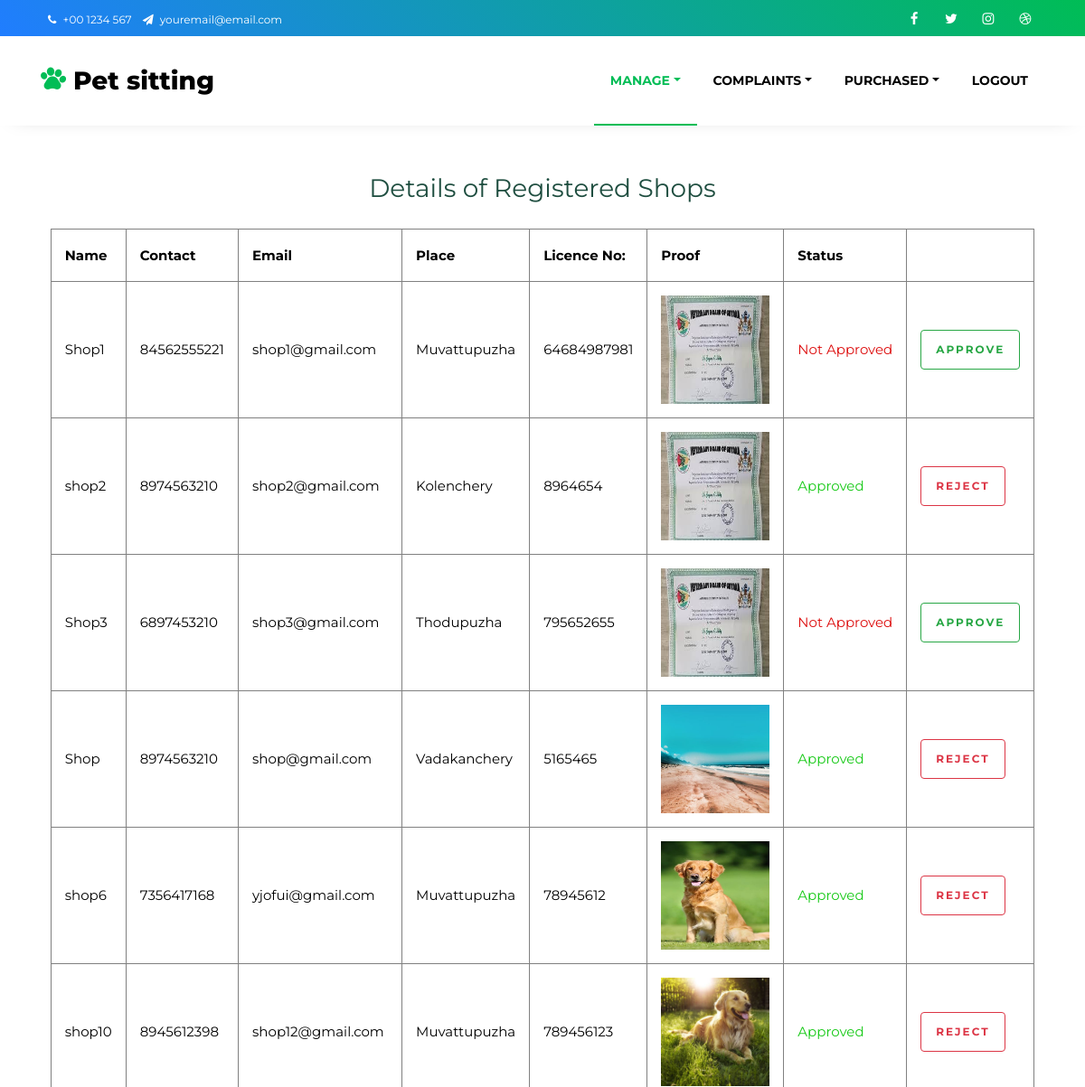
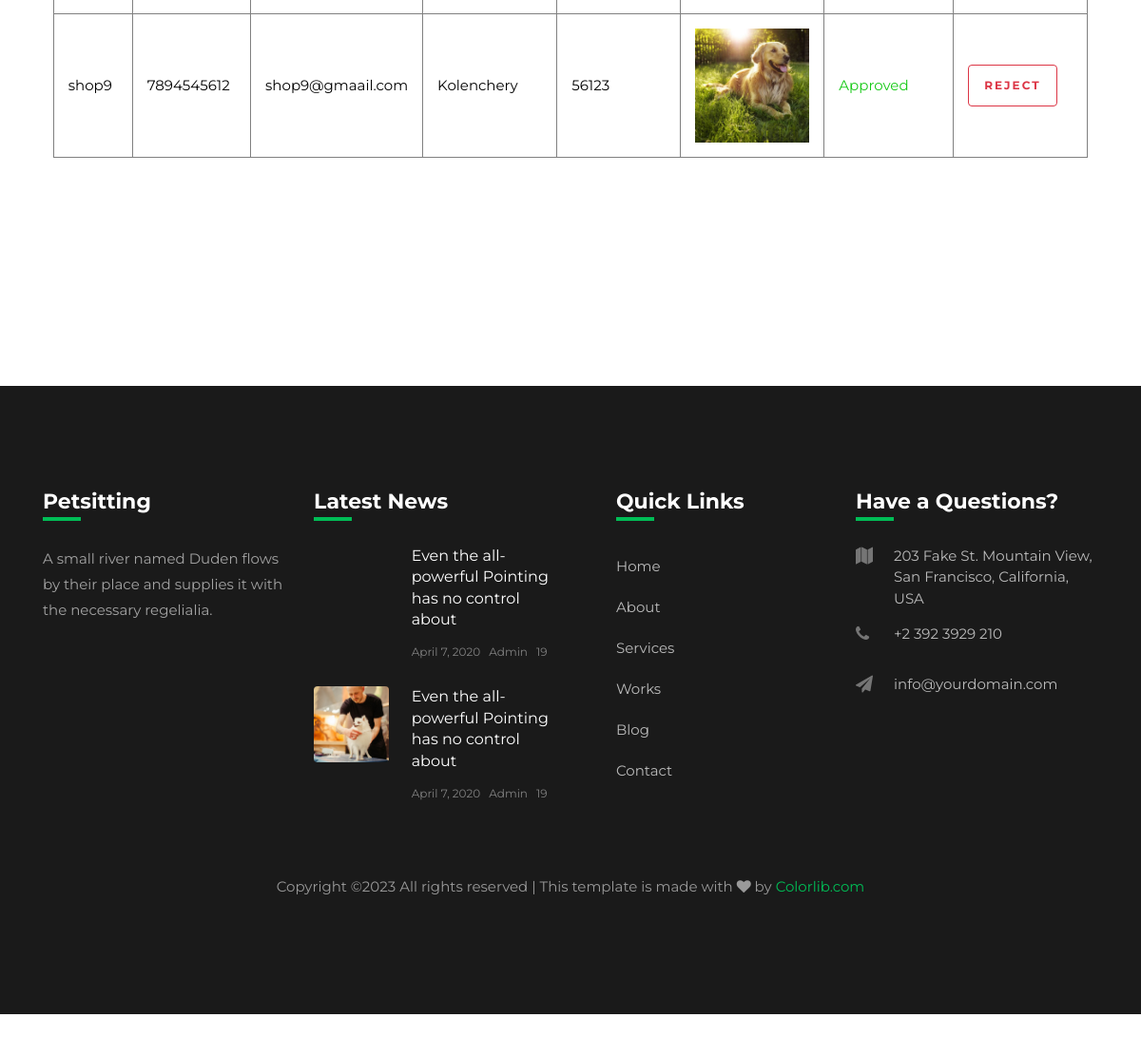
Page /admin1/ManageShops/ on the committed database (2 pictures, top to bottom).
### Guest/models.py (models this page shows)
class Shop(models.Model):
    ShopName=models.CharField(max_length=20,null=False)
    ShopContact=models.CharField(max_length=20,null=False)
    ShopEmail=models.CharField(max_length=20,null=False)
    ShopPlace=models.ForeignKey(Place,on_delete=models.SET_NULL,null=True)
    ShopLicencenumber=models.CharField(max_length=20,null=False)
    ShopProof=models.FileField(upload_to='Uploads/ShopProof/',null=False)
    ShopUsername=models.CharField(max_length=20,null=False)
    ShopPassword=models.CharField(max_length=20,null=False)
    shopStatus=models.BooleanField(default=False)

### BasicEntry/models.py (models this page shows)
class Place(models.Model):
    Place=models.CharField("Place",max_length=20,null=False,unique=True)
    District=models.ForeignKey(District,on_delete=models.CASCADE)
    def __str__(self):
        return self.Place

### Admin/views.py (the view)
# urls.py: path('ManageShops/',views.ManageShops,name="manage-shops"),
def ManageShops(request):
    shops=Shop.objects.all()
    return render(request,"Admin/ShopVerification.html",{'shops':shops})

### Admin/templates/Admin/ShopVerification.html
{%  extends 'Guest/HeaderAdmin.html' %}
    {% load static %}
    {% block content %}
    <center><h3 class="mt-5 mb-4" style="color: rgb(31, 78, 64);">Details of Registered Shops</h3></center>
    <table align="center" border=1 style="border-collapse: collapse;" cellpadding=15>
        <tr>
            <th>Name</th>
            <th>Contact</th>
            <th>Email</th>
            <th>Place</th>
            <th>Licence No:</th>
            <th>Proof</th>
            <th>Status</th>
         </tr>
        {% for data in shops %}
        <tr>
            <td>{{data.ShopName}}</td>
            <td>{{data.ShopContact}}</td>
            <td>{{data.ShopEmail}}</td>
            <td>{{data.ShopPlace}}</td>
            <td>{{data.ShopLicencenumber}}</td>
            <td><img src="{{ data.ShopProof.url }}" alt="" width="120" height="120"></td>
            {% if data.shopStatus == False %}
            <td style="color:rgb(221, 14, 14)">Not Approved</td>
            <td><a href="{% url 'Admin:approve-shop' data.id %}" class="btn btn-outline-success"> Approve</a></td>
            {% else %}
            <td style="color:rgb(22, 201, 22)">Approved</td>
            <td><a href="{% url 'Admin:reject-shop' data.id %}" class="btn btn-outline-danger">Reject</a></td>
            {% endif %}
        </tr>
        {% endfor %}
    </table>
    <br><br><br><br><br><br><br><br>
    {%  include 'Guest/Footer.html' %}
    {% endblock %}

### Guest/templates/Guest/HeaderAdmin.html (shortened to what this page needs)
{% load static %}
<!DOCTYPE html>
<html lang="en">
  <head>
    <link rel="stylesheet" href="https://stackpath.bootstrapcdn.com/font-awesome/4.7.0/css/font-awesome.min.css">
    <link rel="stylesheet" href="{% static 'LandingPage/css/animate.css' %}">
    <link rel="stylesheet" href="{% static 'LandingPage/css/owl.carousel.min.css' %}">
    <link rel="stylesheet" href="{% static 'LandingPage/css/owl.theme.default.min.css' %}">
    <link rel="stylesheet" href="{% static 'LandingPage/css/magnific-popup.css' %}">
    <link rel="stylesheet" href="{% static 'LandingPage/css/bootstrap-datepicker.css' %}">
    <link rel="stylesheet" href="{% static 'LandingPage/css/jquery.timepicker.css' %}">
    <link rel="stylesheet" href="{% static 'LandingPage/css/flaticon.css' %}">
    <link rel="stylesheet" href="{% static 'LandingPage/css/style.css' %}">
  </head>
  <body>
    <div class="wrap">
			<div class="container">
				<div class="row">
					<div class="col-md-6 d-flex align-items-center">
						<p class="mb-0 phone pl-md-2">
							<a href="#" class="mr-2"><span class="fa fa-phone mr-1"></span> +00 1234 567</a>
							<a href="#"><span class="fa fa-paper-plane mr-1"></span> youremail@email.com</a>
						</p>
					</div>
					<div class="col-md-6 d-flex justify-content-md-end">
						<div class="social-media">
			    		<p class="mb-0 d-flex">
			    			<a href="#" class="d-flex align-items-center justify-content-center"><span class="fa fa-facebook"><i class="sr-only">Facebook</i></span></a>
			    			<a href="#" class="d-flex align-items-center justify-content-center"><span class="fa fa-twitter"><i class="sr-only">Twitter</i></span></a>
			    			<a href="#" class="d-flex align-items-center justify-content-center"><span class="fa fa-instagram"><i class="sr-only">Instagram</i></span></a>
			    			<a href="#" class="d-flex align-items-center justify-content-center"><span class="fa fa-dribbble"><i class="sr-only">Dribbble</i></span></a>
			    		</p>
		        </div>
					</div>
				</div>
			</div>
		</div>
		<nav class="navbar navbar-expand-lg navbar-dark ftco_navbar bg-dark ftco-navbar-light" id="ftco-navbar">
	    <div class="container">
	    	<a class="navbar-brand" href="index.html"><span class="flaticon-pawprint-1 mr-2"></span>Pet sitting</a>
	      <div class="collapse navbar-collapse" id="ftco-nav">
	        <ul class="navbar-nav ml-auto">
	        	<li class="nav-item dropdown active"><a href="#" class="nav-link dropdown-toggle" id="navbarDarkDropdownMenuLink" data-bs-toggle="dropdown" aria-expanded="false">Manage</a>
            </li>
            <li class="nav-item dropdown"><a href="#" class="nav-link dropdown-toggle" id="navbarDarkDropdownMenuLink2" data-bs-toggle="dropdown" aria-expanded="false">Complaints</a>
            </li>
            <li class="nav-item dropdown"><a href="#" class="nav-link dropdown-toggle" id="navbarDarkDropdownMenuLink3" data-bs-toggle="dropdown" aria-expanded="false">Purchased</a>
            </li>
            <li class="nav-item"><a href="{% url 'Admin:admin-logout' %}" class="nav-link">Logout</a></li>
	        </ul>
	      </div>
	    </div>
	  </nav>
    <div class="mt-4 mb-4" style="color: black;">
    {% block content %}
    {% endblock %}
    </div>
  </body>
</html>

### Guest/templates/Guest/Footer.html (shortened to what this page needs)
{% load static %}
<!DOCTYPE html>
<html lang="en">
  <head>
    <link rel="stylesheet" href="https://stackpath.bootstrapcdn.com/font-awesome/4.7.0/css/font-awesome.min.css">
    <link rel="stylesheet" href="{% static 'LandingPage/css/animate.css' %}">
    <link rel="stylesheet" href="{% static 'LandingPage/css/owl.carousel.min.css' %}">
    <link rel="stylesheet" href="{% static 'LandingPage/css/owl.theme.default.min.css' %}">
    <link rel="stylesheet" href="{% static 'LandingPage/css/magnific-popup.css' %}">
    <link rel="stylesheet" href="{% static 'LandingPage/css/bootstrap-datepicker.css' %}">
    <link rel="stylesheet" href="{% static 'LandingPage/css/jquery.timepicker.css' %}">
    <link rel="stylesheet" href="{% static 'LandingPage/css/flaticon.css' %}">
    <link rel="stylesheet" href="{% static 'LandingPage/css/style.css' %}">
  </head>
  <body>
    <footer class="footer mt-4">
			<div class="container">
				<div class="row">
					<div class="col-md-6 col-lg-3 mb-4 mb-md-0">
						<h2 class="footer-heading">Petsitting</h2>
						<p>A small river named Duden flows by their place and supplies it with the necessary regelialia.</p>
						<ul class="ftco-footer-social p-0">
            </ul>
					</div>
					<div class="col-md-6 col-lg-3 mb-4 mb-md-0">
						<h2 class="footer-heading">Latest News</h2>
						<div class="block-21 mb-4 d-flex">
              <a class="img mr-4 rounded" style="background-image: url(../../static/LandingPage/images/image_1.jpg);"></a>
              <div class="text">
                <h3 class="heading"><a href="#">Even the all-powerful Pointing has no control about</a></h3>
                <div class="meta">
                  <div><a href="#"> April 7, 2020</a></div>
                  <div><a href="#"> Admin</a></div>
                  <div><a href="#"> 19</a></div>
                </div>
              </div>
            </div>
            <div class="block-21 mb-4 d-flex">
              <a class="img mr-4 rounded" style="background-image: url(../../static/LandingPage/images/image_2.jpg);"></a>
              <div class="text">
                <h3 class="heading"><a href="#">Even the all-powerful Pointing has no control about</a></h3>
                <div class="meta">
                  <div><a href="#"> April 7, 2020</a></div>
                  <div><a href="#"> Admin</a></div>
                  <div><a href="#"> 19</a></div>
                </div>
              </div>
            </div>
					</div>
					<div class="col-md-6 col-lg-3 pl-lg-5 mb-4 mb-md-0">
						<h2 class="footer-heading">Quick Links</h2>
						<ul class="list-unstyled">
              <li><a href="#" class="py-2 d-block">Home</a></li>
              <li><a href="#" class="py-2 d-block">About</a></li>
              <li><a href="#" class="py-2 d-block">Services</a></li>
              <li><a href="#" class="py-2 d-block">Works</a></li>
              <li><a href="#" class="py-2 d-block">Blog</a></li>
              <li><a href="#" class="py-2 d-block">Contact</a></li>
            </ul>
					</div>
					<div class="col-md-6 col-lg-3 mb-4 mb-md-0">
						<h2 class="footer-heading">Have a Questions?</h2>
						<div class="block-23 mb-3">
              <ul>
                <li><span class="icon fa fa-map"></span><span class="text">203 Fake St. Mountain View, San Francisco, California, USA</span></li>
                <li><a href="#"><span class="icon fa fa-phone"></span><span class="text">+2 392 3929 210</span></a></li>
                <li><a href="#"><span class="icon fa fa-paper-plane"></span><span class="text">info@yourdomain.com</span></a></li>
              </ul>
            </div>
					</div>
				</div>
				<div class="row mt-5">
          <div class="col-md-12 text-center">
            <p class="copyright">
  Copyright &copy;<script>document.write(new Date().getFullYear());</script> All rights reserved | This template is made with <i class="fa fa-heart" aria-hidden="true"></i> by <a href="https://colorlib.com" target="_blank">Colorlib.com</a>
  </p>
          </div>
        </div>
			</div>
		</footer>
  </body>
</html>

### rows in the picture
Shop: ShopName "Shop1", ShopContact "84562555221", ShopEmail "shop1@gmail.com", ShopPlace "Muvattupuzha", ShopLicencenumber "64684987981", ShopProof (picture), shopStatus "Not Approved"
Shop: ShopName "shop2", ShopContact "8974563210", ShopEmail "shop2@gmail.com", ShopPlace "Kolenchery", ShopLicencenumber "8964654", ShopProof (picture), shopStatus "Approved"
Shop: ShopName "Shop3", ShopContact "6897453210", ShopEmail "shop3@gmail.com", ShopPlace "Thodupuzha", ShopLicencenumber "795652655", ShopProof (picture), shopStatus "Not Approved"
Shop: ShopName "Shop", ShopContact "8974563210", ShopEmail "shop@gmail.com", ShopPlace "Vadakanchery", ShopLicencenumber "5165465", ShopProof (picture), shopStatus "Approved"
Shop: ShopName "shop6", ShopContact "7356417168", ShopEmail "yjofui@gmail.com", ShopPlace "Muvattupuzha", ShopLicencenumber "78945612", ShopProof (picture), shopStatus "Approved"
Shop: ShopName "shop10", ShopContact "8945612398", ShopEmail "shop12@gmail.com", ShopPlace "Muvattupuzha", ShopLicencenumber "789456123", ShopProof (picture), shopStatus "Approved"
Shop: ShopName "shop9", ShopContact "7894545612", ShopEmail "shop9@gmaail.com", ShopPlace "Kolenchery", ShopLicencenumber "56123", ShopProof (picture), shopStatus "Approved"
